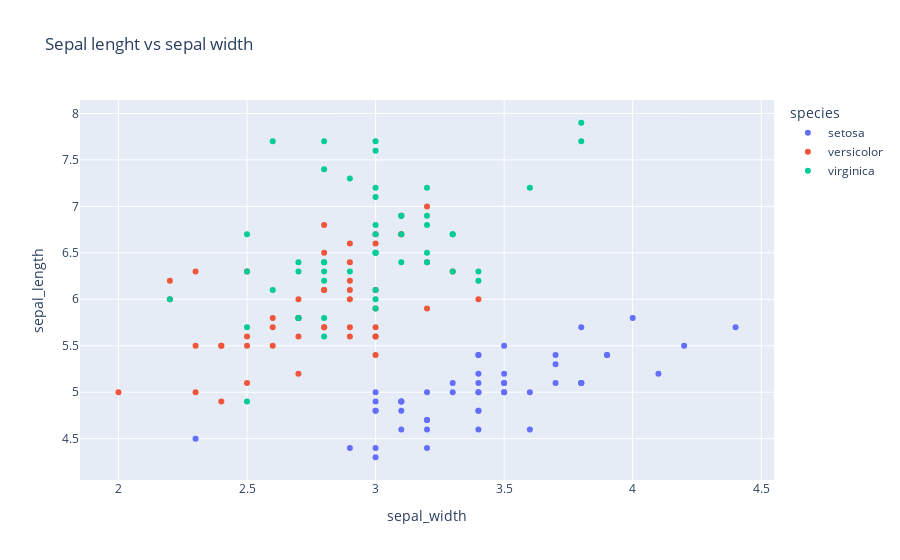

Notebook cell for this chart:
### Code cell
config = {'displaylogo':False}
fig.show(config=config)

### Figure 1 — Plotly figure (JSON) as saved in the notebook; plotly's stock layout.template omitted (floating-point values rounded to 4 significant figures)
{"data": [{"hovertemplate": "species=setosa<br>sepal_width=%{x}<br>sepal_length=%{y}<extra></extra>", "legendgroup": "setosa", "marker": {"color": "#636efa", "symbol": "circle"}, "mode": "markers", "name": "setosa", "orientation": "v", "showlegend": true, "type": "scatter", "x": [3.5, 3, 3.2, 3.1, 3.6, 3.9, 3.4, 3.4, 2.9, 3.1, 3.7, 3.4, 3, 3, 4, 4.4, 3.9, 3.5, 3.8, 3.8, 3.4, 3.7, 3.6, 3.3, 3.4, 3, 3.4, 3.5, 3.4, 3.2, 3.1, 3.4, 4.1, 4.2, 3.1, 3.2, 3.5, 3.1, 3, 3.4, 3.5, 2.3, 3.2, 3.5, 3.8, 3, 3.8, 3.2, 3.7, 3.3], "xaxis": "x", "y": [5.1, 4.9, 4.7, 4.6, 5, 5.4, 4.6, 5, 4.4, 4.9, 5.4, 4.8, 4.8, 4.3, 5.8, 5.7, 5.4, 5.1, 5.7, 5.1, 5.4, 5.1, 4.6, 5.1, 4.8, 5, 5, 5.2, 5.2, 4.7, 4.8, 5.4, 5.2, 5.5, 4.9, 5, 5.5, 4.9, 4.4, 5.1, 5, 4.5, 4.4, 5, 5.1, 4.8, 5.1, 4.6, 5.3, 5], "yaxis": "y"}, {"hovertemplate": "species=versicolor<br>sepal_width=%{x}<br>sepal_length=%{y}<extra></extra>", "legendgroup": "versicolor", "marker": {"color": "#EF553B", "symbol": "circle"}, "mode": "markers", "name": "versicolor", "orientation": "v", "showlegend": true, "type": "scatter", "x": [3.2, 3.2, 3.1, 2.3, 2.8, 2.8, 3.3, 2.4, 2.9, 2.7, 2, 3, 2.2, 2.9, 2.9, 3.1, 3, 2.7, 2.2, 2.5, 3.2, 2.8, 2.5, 2.8, 2.9, 3, 2.8, 3, 2.9, 2.6, 2.4, 2.4, 2.7, 2.7, 3, 3.4, 3.1, 2.3, 3, 2.5, 2.6, 3, 2.6, 2.3, 2.7, 3, 2.9, 2.9, 2.5, 2.8], "xaxis": "x", "y": [7, 6.4, 6.9, 5.5, 6.5, 5.7, 6.3, 4.9, 6.6, 5.2, 5, 5.9, 6, 6.1, 5.6, 6.7, 5.6, 5.8, 6.2, 5.6, 5.9, 6.1, 6.3, 6.1, 6.4, 6.6, 6.8, 6.7, 6, 5.7, 5.5, 5.5, 5.8, 6, 5.4, 6, 6.7, 6.3, 5.6, 5.5, 5.5, 6.1, 5.8, 5, 5.6, 5.7, 5.7, 6.2, 5.1, 5.7], "yaxis": "y"}, {"hovertemplate": "species=virginica<br>sepal_width=%{x}<br>sepal_length=%{y}<extra></extra>", "legendgroup": "virginica", "marker": {"color": "#00cc96", "symbol": "circle"}, "mode": "markers", "name": "virginica", "orientation": "v", "showlegend": true, "type": "scatter", "x": [3.3, 2.7, 3, 2.9, 3, 3, 2.5, 2.9, 2.5, 3.6, 3.2, 2.7, 3, 2.5, 2.8, 3.2, 3, 3.8, 2.6, 2.2, 3.2, 2.8, 2.8, 2.7, 3.3, 3.2, 2.8, 3, 2.8, 3, 2.8, 3.8, 2.8, 2.8, 2.6, 3, 3.4, 3.1, 3, 3.1, 3.1, 3.1, 2.7, 3.2, 3.3, 3, 2.5, 3, 3.4, 3], "xaxis": "x", "y": [6.3, 5.8, 7.1, 6.3, 6.5, 7.6, 4.9, 7.3, 6.7, 7.2, 6.5, 6.4, 6.8, 5.7, 5.8, 6.4, 6.5, 7.7, 7.7, 6, 6.9, 5.6, 7.7, 6.3, 6.7, 7.2, 6.2, 6.1, 6.4, 7.2, 7.4, 7.9, 6.4, 6.3, 6.1, 7.7, 6.3, 6.4, 6, 6.9, 6.7, 6.9, 5.8, 6.8, 6.7, 6.7, 6.3, 6.5, 6.2, 5.9], "yaxis": "y"}], "layout": {"legend": {"title": {"text": "species"}, "tracegroupgap": 0}, "title": {"text": "Sepal lenght vs sepal width"}, "xaxis": {"anchor": "y", "domain": [0, 1], "title": {"text": "sepal_width"}}, "yaxis": {"anchor": "x", "domain": [0, 1], "title": {"text": "sepal_length"}}}}
